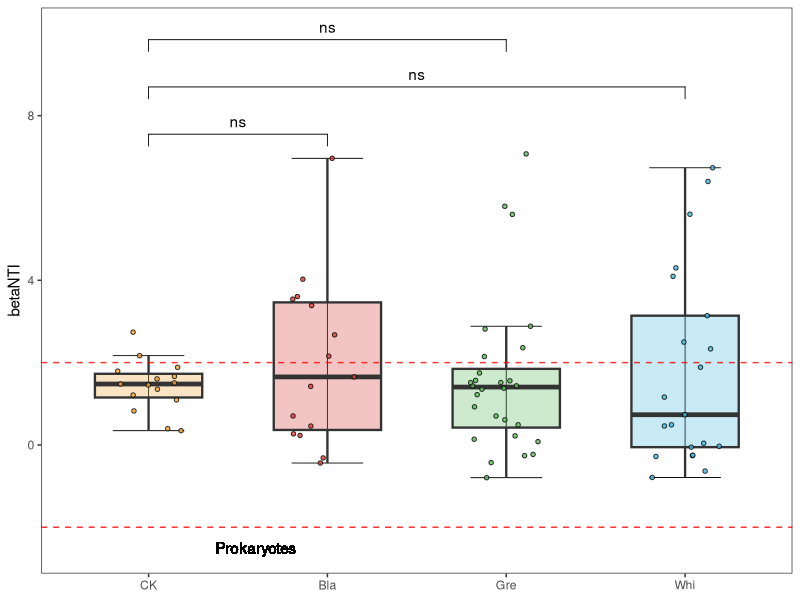

Source code (R):
rm(list=ls())




library(ggplot2)
library(ggpubr)
library(ggsci)

wbwPalette <- c("#EEA236FF","#D43F3AFF","#5CB85CFF", "#46B8DAFF")


beta_nti_CK <- read.table("beta_nti_CK_melted.txt", sep = '\t', row.name = 1, header = TRUE)
beta_nti_Bla <- read.table("beta_nti_Bla_melted.txt", sep = '\t', row.name = 1, header = TRUE)
beta_nti_Gre <- read.table("beta_nti_Gre_melted.txt", sep = '\t', row.name = 1, header = TRUE)
beta_nti_Whi <- read.table("beta_nti_Whi_melted.txt", sep = '\t', row.name = 1, header = TRUE)



beta_nti_CK$Group<-rep(c("CK"),times=dim(beta_nti_CK)[1])
beta_nti_Bla$Group<-rep(c("Bla"),times=dim(beta_nti_Bla)[1])
beta_nti_Gre$Group<-rep(c("Gre"),times=dim(beta_nti_Gre)[1])
beta_nti_Whi$Group<-rep(c("Whi"),times=dim(beta_nti_Whi)[1])

sum_beta_nti<- rbind(beta_nti_CK[,3:4],beta_nti_Bla[,3:4],beta_nti_Gre[,3:4],beta_nti_Whi[,3:4])
colnames(sum_beta_nti)<-c("betaNTI", "Group")


compaired <- list(c('CK', 'Bla'),c('CK','Whi'),
                  c('CK', 'Gre'))


sum_beta_nti$Group <- factor(sum_beta_nti$Group,levels=c("CK","Bla","Gre","Whi"))



p1<- ggplot(sum_beta_nti, aes(Group, betaNTI)) + 
  stat_boxplot(geom = 'errorbar', width = 0.4, size=0.3) + 
  geom_boxplot(fill= wbwPalette, width = 0.6, outlier.colour = NA, size=0.8, alpha=0.3) + 
  stat_compare_means(comparisons = compaired, label = "p.signif", method = "wilcox.test", vjust = -0.1) + 
  theme_bw() + theme(panel.grid.major = element_line(colour = NA), panel.grid.minor = element_blank()) +
  geom_jitter(aes(fill = Group), shape=21, width = 0.2, size = 1.2, alpha = 0.8)+ 
  scale_fill_manual(values=wbwPalette)+
  ylab("betaNTI")+xlab(NULL)+ 
  ylim(-2.5,10)+ 
  geom_hline(aes(yintercept=2), linetype='dashed',colour="red",alpha = 0.8) +
  geom_hline(aes(yintercept=-2), linetype='dashed',colour="red",alpha = 0.8) +
  geom_text(aes(x=1.6,y=-2.5,label="Prokaryotes"))+
  theme(legend.position="none") 

p1
#save 4inches*2.5inches





